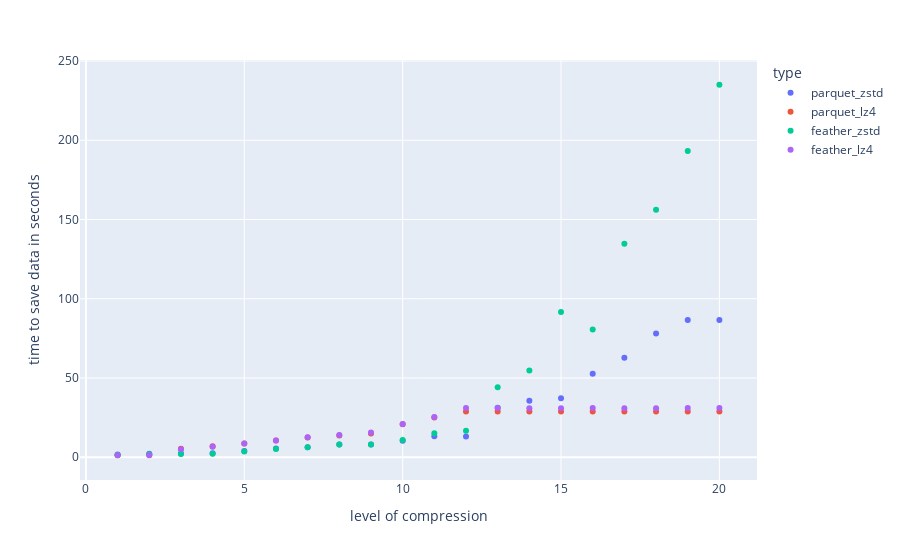

The cell this chart's notebook holds for it:
### Code cell
fig = px.scatter(feather_df, x="compression_level", y="save_time", color='type', hover_data=['comp_ratio', "read_time"],
             labels={"save_time": "time to save data in seconds",
                     "compression_level": "level of compression"})
fig.show()
fig.write_image("./plots/pandas_ff_scatter_save_time_feather.svg")

### Figure 1 — Plotly figure (JSON) as saved in the notebook; plotly's stock layout.template omitted (floating-point values rounded to 4 significant figures)
{"data": [{"customdata": [[3.83, 0.97], [4.126, 1.02], [4.318, 1], [4.372, 0.98], [4.513, 1], [4.65, 0.97], [4.712, 0.96], [4.765, 0.93], [4.777, 0.93], [4.818, 0.92], [4.84, 0.93], [4.84, 0.93], [4.893, 0.92], [4.91, 0.91], [4.912, 0.91], [5.119, 0.93], [5.145, 0.94], [5.178, 0.96], [5.183, 0.97], [5.183, 0.96]], "hovertemplate": "type=parquet_zstd<br>level of compression=%{x}<br>time to save data in seconds=%{y}<br>comp_ratio=%{customdata[0]}<br>read_time=%{customdata[1]}<extra></extra>", "legendgroup": "parquet_zstd", "marker": {"color": "#636efa", "symbol": "circle"}, "mode": "markers", "name": "parquet_zstd", "orientation": "v", "showlegend": true, "type": "scatter", "x": [1, 2, 3, 4, 5, 6, 7, 8, 9, 10, 11, 12, 13, 14, 15, 16, 17, 18, 19, 20], "xaxis": "x", "y": [1.75, 2.16, 2.42, 2.56, 4, 5.55, 6.33, 8.07, 8.09, 10.47, 13.24, 13.04, 31.21, 35.71, 37.29, 52.73, 62.78, 78.12, 86.62, 86.59], "yaxis": "y"}, {"customdata": [[2.619, 0.67], [2.619, 0.64], [3.417, 0.63], [3.499, 0.62], [3.544, 0.62], [3.565, 0.62], [3.573, 0.62], [3.576, 0.62], [3.578, 0.62], [3.597, 0.62], [3.604, 0.62], [3.605, 0.64], [3.605, 0.63], [3.605, 0.62], [3.605, 0.62], [3.605, 0.62], [3.605, 0.61], [3.605, 0.62], [3.605, 0.62], [3.605, 0.62]], "hovertemplate": "type=parquet_lz4<br>level of compression=%{x}<br>time to save data in seconds=%{y}<br>comp_ratio=%{customdata[0]}<br>read_time=%{customdata[1]}<extra></extra>", "legendgroup": "parquet_lz4", "marker": {"color": "#EF553B", "symbol": "circle"}, "mode": "markers", "name": "parquet_lz4", "orientation": "v", "showlegend": true, "type": "scatter", "x": [1, 2, 3, 4, 5, 6, 7, 8, 9, 10, 11, 12, 13, 14, 15, 16, 17, 18, 19, 20], "xaxis": "x", "y": [1.33, 1.34, 5.31, 6.9, 8.69, 10.59, 12.4, 13.76, 15.03, 20.86, 25.14, 28.83, 28.91, 28.82, 28.85, 28.88, 28.92, 28.87, 28.84, 28.87], "yaxis": "y"}, {"customdata": [[3.862, 0.74], [4.175, 0.82], [4.404, 0.82], [4.494, 0.82], [4.641, 0.84], [4.808, 0.8], [4.922, 0.79], [4.993, 0.77], [5.115, 0.76], [5.221, 0.75], [5.283, 0.74], [5.3, 0.74], [5.377, 0.75], [5.437, 0.74], [5.523, 0.74], [5.71, 0.75], [5.939, 0.77], [6.051, 0.78], [6.132, 0.81], [6.579, 0.75]], "hovertemplate": "type=feather_zstd<br>level of compression=%{x}<br>time to save data in seconds=%{y}<br>comp_ratio=%{customdata[0]}<br>read_time=%{customdata[1]}<extra></extra>", "legendgroup": "feather_zstd", "marker": {"color": "#00cc96", "symbol": "circle"}, "mode": "markers", "name": "feather_zstd", "orientation": "v", "showlegend": true, "type": "scatter", "x": [1, 2, 3, 4, 5, 6, 7, 8, 9, 10, 11, 12, 13, 14, 15, 16, 17, 18, 19, 20], "xaxis": "x", "y": [1.35, 1.89, 2.09, 2.16, 3.66, 5.26, 6.25, 8.01, 8.03, 10.91, 15.18, 16.64, 44.23, 54.69, 91.63, 80.64, 134.7, 156.1, 193.2, 235.0], "yaxis": "y"}, {"customdata": [[2.62, 0.52], [2.62, 0.51], [3.421, 0.54], [3.504, 0.52], [3.55, 0.52], [3.571, 0.52], [3.58, 0.52], [3.583, 0.52], [3.585, 0.52], [3.605, 0.53], [3.612, 0.53], [3.612, 0.53], [3.612, 0.53], [3.612, 0.52], [3.612, 0.52], [3.612, 0.53], [3.612, 0.53], [3.612, 0.52], [3.612, 0.52], [3.612, 0.53]], "hovertemplate": "type=feather_lz4<br>level of compression=%{x}<br>time to save data in seconds=%{y}<br>comp_ratio=%{customdata[0]}<br>read_time=%{customdata[1]}<extra></extra>", "legendgroup": "feather_lz4", "marker": {"color": "#ab63fa", "symbol": "circle"}, "mode": "markers", "name": "feather_lz4", "orientation": "v", "showlegend": true, "type": "scatter", "x": [1, 2, 3, 4, 5, 6, 7, 8, 9, 10, 11, 12, 13, 14, 15, 16, 17, 18, 19, 20], "xaxis": "x", "y": [1.27, 1.26, 5.12, 6.67, 8.67, 10.64, 12.57, 14.01, 15.57, 21.04, 25.35, 31.13, 31, 30.91, 30.94, 31.09, 30.9, 30.96, 31.01, 31.02], "yaxis": "y"}], "layout": {"legend": {"title": {"text": "type"}, "tracegroupgap": 0}, "margin": {"t": 60}, "xaxis": {"anchor": "y", "domain": [0, 1], "title": {"text": "level of compression"}}, "yaxis": {"anchor": "x", "domain": [0, 1], "title": {"text": "time to save data in seconds"}}}}
